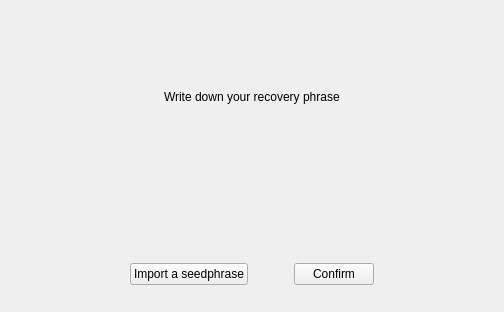
              <widget class="QWidget" name="page_5">
               <layout class="QVBoxLayout" name="verticalLayout_10" stretch="0,0,0,0,0,0">
                <property name="spacing">
                 <number>6</number>
                </property>
                <property name="leftMargin">
                 <number>70</number>
                </property>
                <property name="topMargin">
                 <number>12</number>
                </property>
                <property name="rightMargin">
                 <number>70</number>
                </property>
                <property name="bottomMargin">
                 <number>12</number>
                </property>
                <item>
                 <spacer name="verticalSpacer_6">
                  <property name="orientation">
                   <enum>Qt::Vertical</enum>
                  </property>
                  <property name="sizeType">
                   <enum>QSizePolicy::Fixed</enum>
                  </property>
                  <property name="sizeHint" stdset="0">
                   <size>
                    <width>20</width>
                    <height>60</height>
                   </size>
                  </property>
                 </spacer>
                </item>
                <item alignment="Qt::AlignHCenter">
                 <widget class="QLabel" name="labelTitle5">
                  <property name="minimumSize">
                   <size>
                    <width>0</width>
                    <height>50</height>
                   </size>
                  </property>
                  <property name="maximumSize">
                   <size>
                    <width>16777215</width>
                    <height>50</height>
                   </size>
                  </property>
                  <property name="text">
                   <string>Write down your recovery phrase</string>
                  </property>
                 </widget>
                </item>
                <item>
                 <spacer name="verticalSpacer_11">
                  <property name="orientation">
                   <enum>Qt::Vertical</enum>
                  </property>
                  <property name="sizeType">
                   <enum>QSizePolicy::Fixed</enum>
                  </property>
                  <property name="sizeHint" stdset="0">
                   <size>
                    <width>15</width>
                    <height>10</height>
                   </size>
                  </property>
                 </spacer>
                </item>
                <item>
                 <widget class="QFrame" name="frame">
                  <property name="sizePolicy">
                   <sizepolicy hsizetype="Preferred" vsizetype="Preferred">
                    <horstretch>0</horstretch>
                    <verstretch>10</verstretch>
                   </sizepolicy>
                  </property>
                  <property name="sizeIncrement">
                   <size>
                    <width>0</width>
                    <height>100</height>
                   </size>
                  </property>
                  <layout class="QGridLayout" name="gridLayout_2" columnstretch="0,0,0,0,0,0">
                   <property name="sizeConstraint">
                    <enum>QLayout::SetMinimumSize</enum>
                   </property>
                   <property name="leftMargin">
                    <number>6</number>
                   </property>
                   <property name="topMargin">
                    <number>6</number>
                   </property>
                   <property name="rightMargin">
                    <number>6</number>
                   </property>
                   <property name="bottomMargin">
                    <number>65</number>
                   </property>
                   <item row="2" column="2">
                    <widget class="QWidget" name="seed15" native="true"/>
                   </item>
                   <item row="2" column="4">
                    <widget class="QWidget" name="seed17" native="true"/>
                   </item>
                   <item row="0" column="0">
                    <widget class="QWidget" name="seed1" native="true">
                     <property name="layoutDirection">
                      <enum>Qt::LeftToRight</enum>
                     </property>
                    </widget>
                   </item>
                   <item row="2" column="0">
                    <widget class="QWidget" name="seed13" native="true"/>
                   </item>
                   <item row="0" column="4">
                    <widget class="QWidget" name="seed5" native="true"/>
                   </item>
                   <item row="1" column="0">
                    <widget class="QWidget" name="seed7" native="true"/>
                   </item>
                   <item row="0" column="3">
                    <widget class="QWidget" name="seed4" native="true"/>
                   </item>
                   <item row="1" column="4">
                    <widget class="QWidget" name="seed11" native="true"/>
                   </item>
                   <item row="0" column="2">
                    <widget class="QWidget" name="seed3" native="true"/>
                   </item>
                   <item row="0" column="1">
                    <widget class="QWidget" name="seed2" native="true"/>
                   </item>
                   <item row="1" column="1">
                    <widget class="QWidget" name="seed8" native="true"/>
                   </item>
                   <item row="0" column="5">
                    <widget class="QWidget" name="seed6" native="true"/>
                   </item>
                   <item row="2" column="5">
                    <widget class="QWidget" name="seed18" native="true"/>
                   </item>
                   <item row="3" column="3">
                    <widget class="QWidget" name="seed22" native="true"/>
                   </item>
                   <item row="3" column="4">
                    <widget class="QWidget" name="seed23" native="true"/>
                   </item>
                   <item row="1" column="3">
                    <widget class="QWidget" name="seed10" native="true"/>
                   </item>
                   <item row="3" column="5">
                    <widget class="QWidget" name="seed24" native="true"/>
                   </item>
                   <item row="2" column="1">
                    <widget class="QWidget" name="seed14" native="true"/>
                   </item>
                   <item row="1" column="5">
                    <widget class="QWidget" name="seed12" native="true"/>
                   </item>
                   <item row="1" column="2">
                    <widget class="QWidget" name="seed9" native="true"/>
                   </item>
                   <item row="3" column="0">
                    <widget class="QWidget" name="seed19" native="true"/>
                   </item>
                   <item row="3" column="1">
                    <widget class="QWidget" name="seed20" native="true"/>
                   </item>
                   <item row="2" column="3">
                    <widget class="QWidget" name="seed16" native="true"/>
                   </item>
                   <item row="3" column="2">
                    <widget class="QWidget" name="seed21" native="true"/>
                   </item>
                  </layout>
                 </widget>
                </item>
                <item>
                 <spacer name="verticalSpacer_24">
                  <property name="orientation">
                   <enum>Qt::Vertical</enum>
                  </property>
                  <property name="sizeHint" stdset="0">
                   <size>
                    <width>20</width>
                    <height>30</height>
                   </size>
                  </property>
                 </spacer>
                </item>
                <item>
                 <layout class="QHBoxLayout" name="horizontalLayout_4">
                  <property name="spacing">
                   <number>6</number>
                  </property>
                  <property name="topMargin">
                   <number>0</number>
                  </property>
                  <property name="bottomMargin">
                   <number>15</number>
                  </property>
                  <item>
                   <spacer name="horizontalSpacer_10">
                    <property name="orientation">
                     <enum>Qt::Horizontal</enum>
                    </property>
                    <property name="sizeType">
                     <enum>QSizePolicy::Fixed</enum>
                    </property>
                    <property name="sizeHint" stdset="0">
                     <size>
                      <width>60</width>
                      <height>20</height>
                     </size>
                    </property>
                   </spacer>
                  </item>
                  <item>
                   <widget class="QPushButton" name="importBtn">
                    <property name="layoutDirection">
                     <enum>Qt::LeftToRight</enum>
                    </property>
                    <property name="text">
                     <string>Import a seedphrase</string>
                    </property>
                   </widget>
                  </item>
                  <item>
                   <spacer name="horizontalSpacer_5">
                    <property name="orientation">
                     <enum>Qt::Horizontal</enum>
                    </property>
                    <property name="sizeHint" stdset="0">
                     <size>
                      <width>40</width>
                      <height>20</height>
                     </size>
                    </property>
                   </spacer>
                  </item>
                  <item>
                   <widget class="QPushButton" name="yesButton">
                    <property name="text">
                     <string>Confirm</string>
                    </property>
                   </widget>
                  </item>
                  <item>
                   <spacer name="horizontalSpacer_11">
                    <property name="orientation">
                     <enum>Qt::Horizontal</enum>
                    </property>
                    <property name="sizeType">
                     <enum>QSizePolicy::Fixed</enum>
                    </property>
                    <property name="sizeHint" stdset="0">
                     <size>
                      <width>60</width>
                      <height>20</height>
                     </size>
                    </property>
                   </spacer>
                  </item>
                 </layout>
                </item>
               </layout>
              </widget>
